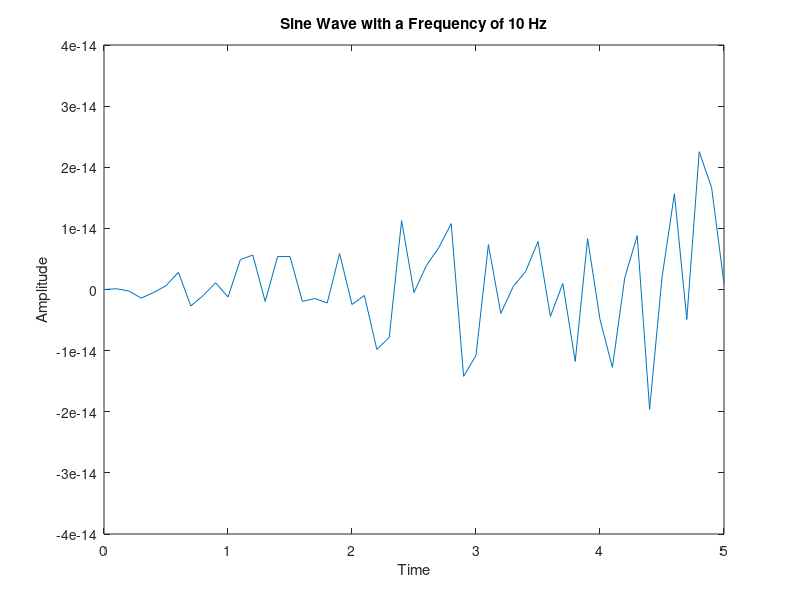

MATLAB code for this plot:
% Generates a sine wave with a frequeny of 10 Hz  and plots it against time
% Define the parameters
t = (0:0.1:5);
f_signal = 10;
signal_sine = sin(f_signal * t * pi);

% Plot the sine wave signal
plot(t, signal_sine);
title("Sine Wave with a Frequency of 10 Hz")
xlabel("Time");
ylabel("Amplitude");

% Define what a signal and provide and example of a signal the ncode it
% Continous signal, discrete signal, analog signal
